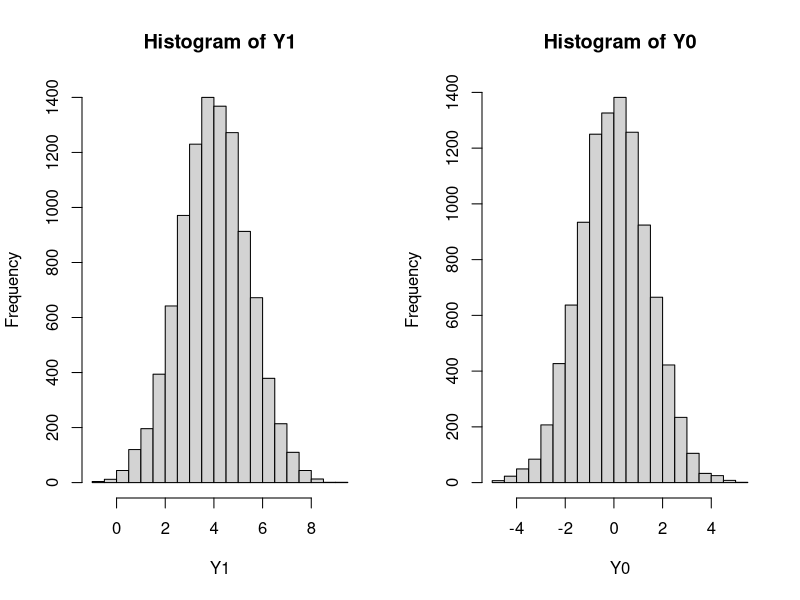
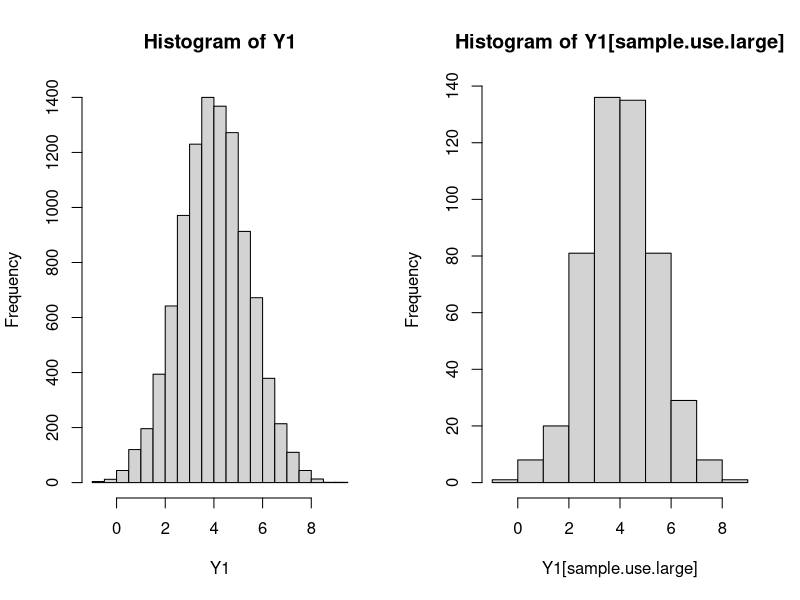
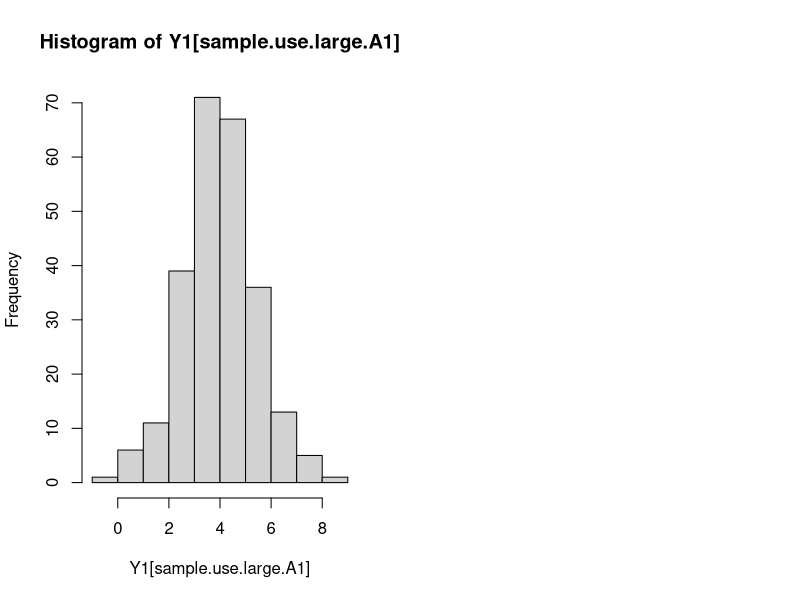

These figures' R source, in order:
## ---- chunk 1
knitr::opts_chunk$set(echo = FALSE)
def.chunk.hook  <- knitr::knit_hooks$get("chunk")
knitr::knit_hooks$set(chunk = function(x, options) {
  x <- def.chunk.hook(x, options)
  ifelse(options$size != "normalsize", paste0("\\", options$size,"\n\n", x, "\n\n \\normalsize"), x)
})
## ---- chunk 2
set.seed(1101985)
n <- 10000
gamma <- 1
alpha <- 2
X <- rnorm(n, 0, 1)
Y1 <- rnorm(n, gamma*X + 4, 1)
Y0 <- rnorm(n, gamma*X, 1)
par(mfrow = c(1, 2))
hist(Y1)
hist(Y0)
## ---- chunk 3
set.seed(1101985)
sample.use <- sample(1:10000, 10, replace = FALSE)
Y0.use <- round(Y0[sample.use], 1)
Y1.use <- round(Y1[sample.use], 1)
A.use <- c(0, 1, 0, 1, 0, 1, 0, 1, 0, 1)
X.use <- round(X[sample.use], 1)
data <- data.frame(Y0 = Y0.use, Y1 = Y1.use, A = A.use, X = X.use)
print(data)
## ---- chunk 4
Y0.use2 <- ifelse(A.use == 0, Y0.use, NA)
Y1.use2 <- ifelse(A.use == 1, Y1.use, NA)
Y.use2 <- ifelse(A.use == 1, Y1.use, Y0.use)
data <- data.frame(Y0 = Y0.use2, Y1 = Y1.use2, Y = Y.use2, A = A.use, X = X.use)
print(data)
## ---- chunk 5
print("Sample of Y1")
print(Y1.use)
## ---- chunk 6
set.seed(110985)
print("Sample of Y1")
print(Y1.use2)
print("Observed Data Indicator")
print(A.use)
## ---- chunk 7
hist(Y1)
## ---- chunk 8
set.seed(110985)
sample.use.large <- sample(1:10000, 500, replace = FALSE)
hist(Y1[sample.use.large])
## ---- chunk 9
set.seed(110985)
sample.use.large.A1 <- sample(sample.use.large, 250, replace = FALSE)
hist(Y1[sample.use.large.A1])
## ---- chunk 10
Y1.med <- median(Y1.use)
Y1.miss2 <- Y1.use
Y1.miss2[which(Y1.use > Y1.med)] <- NA
print(Y1.miss2)
